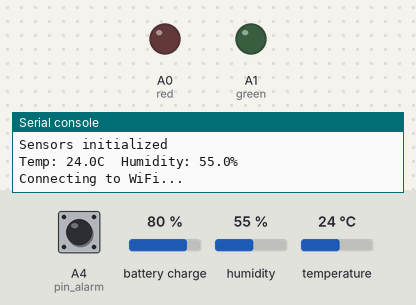
Simulated run of this program. Board: CircuitPython board. Parts: output pins drawn as LEDs (lit = HIGH), the last lines printed to the serial console. Inputs (shaded band) come from the test bench; at power-on: A4 (pin_alarm) HIGH, battery charge 80 %, humidity 55 %, temperature 24 °C. WiFi joins after 1.5 s; the clock reads 2024-03-15 10:24:30 at power-on unless the program sets it; files the program writes start out absent; values from a settings file that is not in the repository are placeholders; web requests get an empty 200 reply after 0.4 s; deep sleep restarts the program when it ends; files that are not in the repository are absent.

Above: at 1.2 s.
1.3 s: A4 (pin_alarm) pulled LOW for 3.2 s
At 3.1 s:
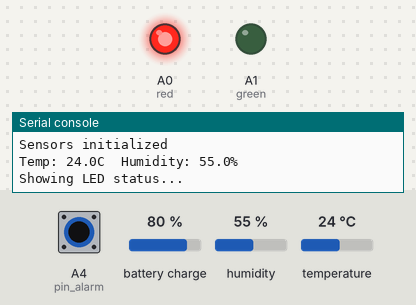
8.1 s: A4 (pin_alarm) pulled LOW for 0.15 s
At 14.0 s:
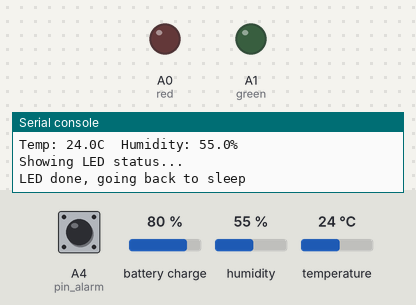
Timing chart, 0 to 15.5 s (numbered marks = the images above; inputs shaded):
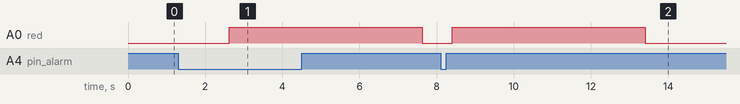

Measured:
- after the input at 1.3 s, A0 (red): LOW → HIGH after 1.3 s, → LOW 5.0 s later
- after the input at 8.1 s, A0 (red): LOW → HIGH after 0.30 s, → LOW 5.0 s later

The program:

code.py
```python
import time
import json
import os
import board
import digitalio
import adafruit_ahtx0
import adafruit_max1704x
import wifi
import socketpool
import ssl
import adafruit_requests
import adafruit_ntp
import rtc
import alarm
from microcontroller import watchdog as w

# =========================================================
# CONFIGURATION
# =========================================================

WIFI_SSID = os.getenv("WIFI_SSID")
WIFI_PASSWORD = os.getenv("WIFI_PASSWORD")
TIMEZONE_OFFSET = int(os.getenv("TIMEZONE_OFFSET", -4))

INFLUXDB_HOST = os.getenv("INFLUXDB_HOST")
INFLUXDB_TOKEN = os.getenv("INFLUXDB_TOKEN")
INFLUXDB_ORG = os.getenv("INFLUXDB_ORG")
INFLUXDB_BUCKET = os.getenv("INFLUXDB_BUCKET")

NTFY_HOST = os.getenv("NTFY_HOST")
NTFY_TOPIC = os.getenv("NTFY_TOPIC")

STATE_FILE = "/state.json"
BUFFER_FILE = "/buffer.json"
ERROR_LOG = "/error.log"
BATTERY_CHECK_INTERVAL = 86400
LED_ON_SECONDS = 5
MAX_ERROR_LOG_BYTES = 10240

# Humidity alert thresholds
LEVEL_WATCH = 15.0
LEVEL_WARNING = 18.0
LEVEL_CRITICAL = 20.0

# Humidity alert intervals
ALERT_INTERVALS = {
    "watch":    7 * 24 * 3600,
    "warning":  24 * 3600,
    "critical": 3600,
}

# Battery alert thresholds
BATTERY_WARNING = 30.0
BATTERY_CRITICAL = 15.0
BATTERY_EMERGENCY = 5.0

# Battery alert intervals
BATTERY_ALERT_INTERVALS = {
    "warning":   None,
    "critical":  86400,
    "emergency": 1800,
}

# Adaptive interval ladder
INTERVAL_LADDER = [1800, 3600, 7200, 21600, 43200]
STABLE_READINGS_TO_STEP_UP = 3

# Max interval per humidity zone
MAX_INTERVAL_BELOW_WATCH = 43200
MAX_INTERVAL_WATCH = 21600
MAX_INTERVAL_WARNING = 3600
MAX_INTERVAL_CRITICAL = 1800

# =========================================================
# ERROR LOGGING
# =========================================================

def log_error(message):
    try:
        try:
            import os as _os
            size = _os.stat(ERROR_LOG)[6]
            if size > MAX_ERROR_LOG_BYTES:
                _os.remove(ERROR_LOG)
        except Exception:
            pass
        with open(ERROR_LOG, "a") as f:
            t = time.localtime()
            timestamp = f"{t.tm_year}-{t.tm_mon:02d}-{t.tm_mday:02d} {t.tm_hour:02d}:{t.tm_min:02d}:{t.tm_sec:02d}"
            f.write(f"[{timestamp}] {message}\n")
    except Exception as e:
        print(f"Could not write to error log: {e}")

# =========================================================
# LOCAL BUFFER
# =========================================================

def load_buffer():
    try:
        with open(BUFFER_FILE, "r") as f:
            return json.load(f)
    except Exception:
        return []

def save_buffer(buffer):
    try:
        with open(BUFFER_FILE, "w") as f:
            json.dump(buffer, f)
    except Exception as e:
        log_error(f"Could not save buffer: {e}")

def add_to_buffer(temp, humidity, battery_pct, battery_voltage, monotonic):
    buffer = load_buffer()
    buffer.append({
        "temp": temp,
        "humidity": humidity,
        "battery_pct": battery_pct,
        "battery_voltage": battery_voltage,
        "monotonic": monotonic
    })
    save_buffer(buffer)
    print(f"Buffered reading — {len(buffer)} entries pending")

def flush_buffer(session, ntp_time, monotonic_at_sync):
    buffer = load_buffer()
    if not buffer:
        return True

    print(f"Flushing {len(buffer)} buffered readings...")
    failed = []

    for entry in buffer:
        w.feed()
        monotonic_offset = monotonic_at_sync - entry.get("monotonic", monotonic_at_sync)
        actual_timestamp = int(ntp_time - monotonic_offset)

        fields = f"temperature={entry['temp']:.2f},humidity={entry['humidity']:.2f}"
        if entry.get("battery_pct") is not None:
            fields += f",battery_pct={entry['battery_pct']:.1f},battery_voltage={entry['battery_voltage']:.2f}"

        data = f"environment,location=bucket {fields} {actual_timestamp}"
        headers = {
            "Authorization": f"Token {INFLUXDB_TOKEN}",
            "Content-Type": "text/plain; charset=utf-8"
        }
        try:
            response = session.post(
                f"{INFLUXDB_HOST}/api/v2/write?org={INFLUXDB_ORG}&bucket={INFLUXDB_BUCKET}&precision=s",
                headers=headers,
                data=data
            )
            if response.status_code == 204:
                print(f"Flushed entry at {actual_timestamp}")
            else:
                print(f"Flush failed: {response.status_code}")
                failed.append(entry)
            response.close()
        except Exception as e:
            log_error(f"Flush error: {e}")
            failed.append(entry)

    save_buffer(failed)
    if not failed:
        print("Buffer fully flushed and cleared")
        return True
    else:
        print(f"{len(failed)} entries remain in buffer")
        return False

# =========================================================
# LED SETUP
# =========================================================

def setup_leds():
    red = digitalio.DigitalInOut(board.A0)
    red.direction = digitalio.Direction.OUTPUT
    red.value = False

    green = digitalio.DigitalInOut(board.A1)
    green.direction = digitalio.Direction.OUTPUT
    green.value = False

    return red, green

def show_led_status(red, green, humidity):
    red.value = False
    green.value = False

    if humidity >= LEVEL_WATCH:
        red.value = True
    else:
        green.value = True

    time.sleep(LED_ON_SECONDS)

    red.value = False
    green.value = False

def leds_off(red, green):
    red.value = False
    green.value = False

# =========================================================
# STATE
# =========================================================

def load_state():
    try:
        with open(STATE_FILE, "r") as f:
            state = json.load(f)
            print("State loaded")
            return state
    except Exception:
        print("No state file, starting fresh")
        return {
            "last_humidity": None,
            "last_log_time": None,
            "last_alert_time": None,
            "alert_level": None,
            "watch_alert_sent": False,
            "consecutive_stable": 0,
            "current_interval": 1800,
            "last_battery_check": None,
            "battery_warning_sent": False,
            "last_battery_alert_time": None,
            "battery_alert_level": None
        }

def save_state(state):
    try:
        with open(STATE_FILE, "w") as f:
            json.dump(state, f)
    except Exception as e:
        log_error(f"Error saving state: {e}")

# =========================================================
# ADAPTIVE INTERVAL
# =========================================================

def get_max_interval(humidity):
    if humidity >= LEVEL_CRITICAL:
        return MAX_INTERVAL_CRITICAL
    elif humidity >= LEVEL_WARNING:
        return MAX_INTERVAL_WARNING
    elif humidity >= LEVEL_WATCH:
        return MAX_INTERVAL_WATCH
    else:
        return MAX_INTERVAL_BELOW_WATCH

def get_threshold(humidity):
    if humidity < LEVEL_WATCH:
        return 2.0
    elif humidity < LEVEL_WARNING:
        return 1.0
    elif humidity < LEVEL_CRITICAL:
        return 0.5
    else:
        return 0.0

def update_interval(state, humidity, significant_change):
    max_interval = get_max_interval(humidity)

    if significant_change or humidity >= LEVEL_CRITICAL:
        state["current_interval"] = INTERVAL_LADDER[0]
        state["consecutive_stable"] = 0
    else:
        state["consecutive_stable"] += 1
        if state["consecutive_stable"] >= STABLE_READINGS_TO_STEP_UP:
            current = state["current_interval"]
            if current in INTERVAL_LADDER:
                idx = INTERVAL_LADDER.index(current)
                if idx < len(INTERVAL_LADDER) - 1:
                    state["current_interval"] = INTERVAL_LADDER[idx + 1]
            state["consecutive_stable"] = 0

    state["current_interval"] = min(state["current_interval"], max_interval)
    return state["current_interval"]

# =========================================================
# INFLUXDB
# =========================================================

def log_to_influxdb(session, temp, humidity, timestamp, battery_pct=None, battery_voltage=None):
    fields = f"temperature={temp:.2f},humidity={humidity:.2f}"
    if battery_pct is not None:
        fields += f",battery_pct={battery_pct:.1f},battery_voltage={battery_voltage:.2f}"

    data = f"environment,location=bucket {fields} {timestamp}"
    headers = {
        "Authorization": f"Token {INFLUXDB_TOKEN}",
        "Content-Type": "text/plain; charset=utf-8"
    }
    try:
        response = session.post(
            f"{INFLUXDB_HOST}/api/v2/write?org={INFLUXDB_ORG}&bucket={INFLUXDB_BUCKET}&precision=s",
            headers=headers,
            data=data
        )
        print(f"InfluxDB: {response.status_code}")
        response.close()
        return response.status_code == 204
    except Exception as e:
        log_error(f"InfluxDB error: {e}")
        return False

# =========================================================
# NTFY ALERTS
# =========================================================

def send_alert(session, title, message, priority="default"):
    try:
        headers = {
            "Title": title,
            "Priority": priority
        }
        response = session.post(
            f"{NTFY_HOST}/{NTFY_TOPIC}",
            headers=headers,
            data=message
        )
        print(f"ntfy: {response.status_code}")
        response.close()
    except Exception as e:
        log_error(f"ntfy error: {e}")

# =========================================================
# HUMIDITY ALERTS
# =========================================================

def handle_humidity_alerts(session, humidity, now, state):
    level = None
    if humidity >= LEVEL_CRITICAL:
        level = "critical"
    elif humidity >= LEVEL_WARNING:
        level = "warning"
    elif humidity >= LEVEL_WATCH:
        level = "watch"

    if level is None:
        state["alert_level"] = None
        state["last_alert_time"] = None
        state["watch_alert_sent"] = False
        return

    last_alert_time = state.get("last_alert_time")
    alert_interval = ALERT_INTERVALS.get(level, ALERT_INTERVALS["watch"])
    time_since_alert = (now - last_alert_time) if last_alert_time else None

    should_alert = False

    if level == "watch" and not state.get("watch_alert_sent"):
        should_alert = True
        state["watch_alert_sent"] = True
    elif level in ("warning", "critical"):
        if time_since_alert is None or time_since_alert >= alert_interval:
            should_alert = True
    elif level == "watch":
        if time_since_alert is None or time_since_alert >= alert_interval:
            should_alert = True

    if should_alert:
        if level == "critical":
            send_alert(session, "🚨 Humidity Critical!",
                      f"Humidity is {humidity:.1f}% — above 20% limit! Replace desiccant immediately.",
                      priority="urgent")
        elif level == "warning":
            send_alert(session, "⚠️ Humidity Warning",
                      f"Humidity is {humidity:.1f}% — approaching limit. Replace desiccant soon.",
                      priority="high")
        elif level == "watch":
            send_alert(session, "👀 Humidity Rising",
                      f"Humidity is {humidity:.1f}% — monitor closely.",
                      priority="default")
        state["last_alert_time"] = now
        state["alert_level"] = level

# =========================================================
# BATTERY ALERTS
# =========================================================

def handle_battery_alerts(session, battery_pct, now, state):
    level = None
    if battery_pct <= BATTERY_EMERGENCY:
        level = "emergency"
    elif battery_pct <= BATTERY_CRITICAL:
        level = "critical"
    elif battery_pct <= BATTERY_WARNING:
        level = "warning"

    if level is None:
        state["battery_warning_sent"] = False
        state["last_battery_alert_time"] = None
        state["battery_alert_level"] = None
        return

    last_battery_alert_time = state.get("last_battery_alert_time")
    alert_interval = BATTERY_ALERT_INTERVALS.get(level)
    time_since_alert = (now - last_battery_alert_time) if last_battery_alert_time else None

    should_alert = False

    if level == "warning" and not state.get("battery_warning_sent"):
        should_alert = True
        state["battery_warning_sent"] = True
    elif level == "critical":
        if time_since_alert is None or time_since_alert >= alert_interval:
            should_alert = True
    elif level == "emergency":
        if time_since_alert is None or time_since_alert >= alert_interval:
            should_alert = True

    if should_alert:
        if level == "emergency":
            send_alert(session, "🔋 Battery Emergency!",
                      f"Battery at {battery_pct:.0f}% — device will shut down soon. Charge immediately.",
                      priority="urgent")
        elif level == "critical":
            send_alert(session, "🔋 Battery Low",
                      f"Battery at {battery_pct:.0f}% — please charge soon.",
                      priority="high")
        elif level == "warning":
            send_alert(session, "🔋 Battery Warning",
                      f"Battery at {battery_pct:.0f}% — consider charging.",
                      priority="default")
        state["last_battery_alert_time"] = now
        state["battery_alert_level"] = level

# =========================================================
# MAIN
# =========================================================

# Feed watchdog immediately on wake
w.feed()

state = load_state()

# Check what woke us up
button_wake = isinstance(alarm.wake_alarm, alarm.pin.PinAlarm)
print("Wake reason:", "button press" if button_wake else "timer")

# Initialize sensors
sensor = adafruit_ahtx0.AHTx0(board.I2C())
battery = adafruit_max1704x.MAX17048(board.I2C())
print("Sensors initialized")
w.feed()

# Read humidity always
temp = sensor.temperature
humidity = sensor.relative_humidity
monotonic_now = time.monotonic()
print(f"Temp: {temp:.1f}C  Humidity: {humidity:.1f}%")

# Handle button press — show LED, skip WiFi and logging
if button_wake:
    red, green = setup_leds()
    print("Showing LED status...")
    show_led_status(red, green, humidity)
    leds_off(red, green)
    print("LED done, going back to sleep")
    sleep_seconds = state.get("current_interval", 1800)
    time_alarm = alarm.time.TimeAlarm(monotonic_time=time.monotonic() + sleep_seconds)
    pin_alarm = alarm.pin.PinAlarm(pin=board.A4, value=False, pull=True)
    alarm.exit_and_deep_sleep_until_alarms(time_alarm, pin_alarm)

# Scheduled wake — connect to WiFi
wifi_connected = False
session = None

try:
    print("Connecting to WiFi...")
    wifi.radio.connect(WIFI_SSID, WIFI_PASSWORD)
    print(f"Connected! IP: {wifi.radio.ipv4_address}")
    wifi_connected = True
    pool = socketpool.SocketPool(wifi.radio)
    session = adafruit_requests.Session(pool, ssl.create_default_context())
except Exception as e:
    log_error(f"WiFi connection failed: {e}")
    print(f"WiFi failed: {e}")

w.feed()

# NTP sync
now = None
monotonic_at_sync = None

if wifi_connected:
    try:
        print("Syncing NTP...")
        ntp = adafruit_ntp.NTP(pool, tz_offset=TIMEZONE_OFFSET)
        rtc.RTC().datetime = ntp.datetime
        now = time.mktime(time.localtime())
        monotonic_at_sync = time.monotonic()
        print(f"Time synced: {time.localtime()}")
    except Exception as e:
        log_error(f"NTP sync failed: {e}")
        print(f"NTP failed: {e}")
        wifi_connected = False

w.feed()

# Read battery if due
battery_pct = None
battery_voltage = None
last_battery_check = state.get("last_battery_check")
needs_battery_check = (
    last_battery_check is None or
    (now is not None and (now - last_battery_check) >= BATTERY_CHECK_INTERVAL)
)

if needs_battery_check:
    battery_pct = battery.cell_percent
    battery_voltage = battery.cell_voltage
    print(f"Battery: {battery_pct:.0f}%  Voltage: {battery_voltage:.2f}V")
    if now:
        state["last_battery_check"] = now

# Determine if we should log
last_humidity = state.get("last_humidity")
last_log_time = state.get("last_log_time")
threshold = get_threshold(humidity)

significant_change = False
should_log = False

if last_humidity is None:
    should_log = True
    print("First reading — logging")
elif threshold == 0.0:
    should_log = True
    significant_change = True
    print("Above critical — logging")
elif abs(humidity - last_humidity) >= threshold:
    should_log = True
    significant_change = True
    print(f"Delta {abs(humidity - last_humidity):.1f}% >= {threshold}% — logging")
elif last_log_time and now and (now - last_log_time) >= 86400:
    should_log = True
    print("Daily heartbeat — logging")
else:
    print("No significant change — skipping")

w.feed()

if should_log or needs_battery_check:
    if wifi_connected and now:
        flush_buffer(session, now, monotonic_at_sync)
        success = log_to_influxdb(session, temp, humidity, now, battery_pct, battery_voltage)
        if success:
            state["last_humidity"] = humidity
            state["last_log_time"] = now
        else:
            log_error("InfluxDB write failed, buffering reading")
            add_to_buffer(temp, humidity, battery_pct, battery_voltage, monotonic_now)
    else:
        print("Offline — buffering reading")
        add_to_buffer(temp, humidity, battery_pct, battery_voltage, monotonic_now)
        state["last_humidity"] = humidity

w.feed()

# Update adaptive interval
sleep_seconds = update_interval(state, humidity, significant_change)
print(f"Next check in {sleep_seconds // 60} min ({state['consecutive_stable']} stable readings)")

# Handle alerts only if online
if wifi_connected and session and now:
    handle_humidity_alerts(session, humidity, now, state)
    if needs_battery_check and battery_pct is not None:
        handle_battery_alerts(session, battery_pct, now, state)

w.feed()

# Save state
save_state(state)

# Deep sleep
print(f"Entering deep sleep for {sleep_seconds // 60} minutes...")
time_alarm = alarm.time.TimeAlarm(monotonic_time=time.monotonic() + sleep_seconds)
pin_alarm = alarm.pin.PinAlarm(pin=board.A4, value=False, pull=True)
alarm.exit_and_deep_sleep_until_alarms(time_alarm, pin_alarm)
```
